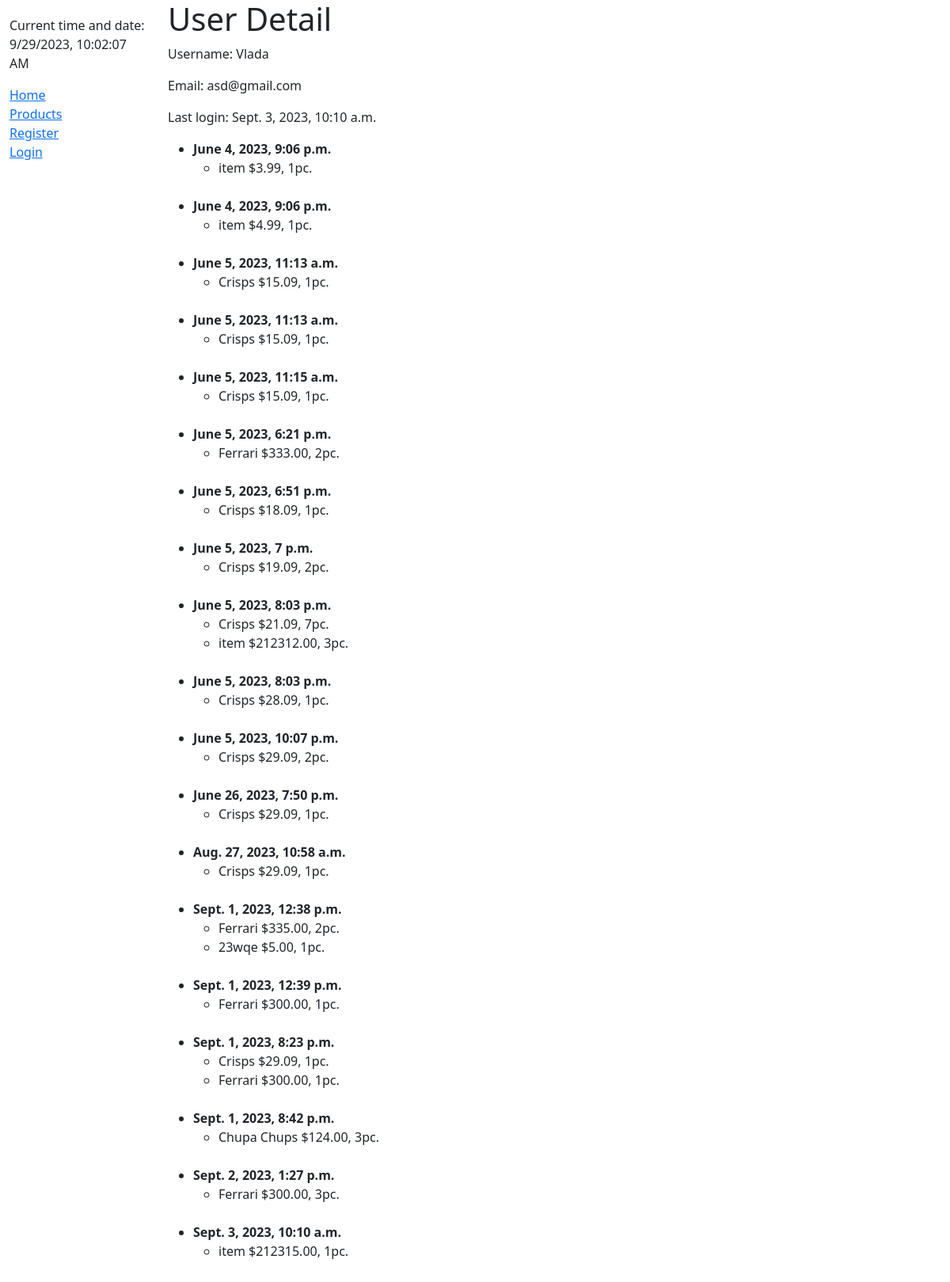
Page /client_list/client_detail/11/ on the committed database.
### order/models.py (models this page shows, shortened)
class Order(models.Model):
    client = models.CharField(max_length=50, help_text='Enter name')
    created = models.DateTimeField(auto_now_add=True)

### client_list/views.py (the view)
# urls.py: path('client_detail/<int:client_id>/', views.client_detail, name='client_detail'),
def client_detail(request, client_id):
    usrs = User.objects.all()
    usr = usrs.filter(id=client_id).first()
    orders = Order.objects.filter(client=usr.username).prefetch_related('items')
    orders_list = [
        {
            'order': order.created,
            'order_items': [[item.product.title.__str__() + ' $' + item.price.__str__() + ', ' + item.quantity.__str__() + 'pc.'] for item in order.items.all()]
        }
        for order in orders
    ]
    a = 5
    return render(request, 'client_list/client_detail.html', {'usr': usr, 'ordrs': orders_list})

### cart/context_processors.py (called while the page is built)
def cart(request):
    return {'cart': Cart(request)}

### client_list/templates/client_list/client_detail.html
{% extends "base.html" %}
{% block content %}
    <h1>User Detail</h1>
    <p>Username: {{ usr.username }}</p>
    <p>Email: {{ usr.email }}</p>
    <p>Last login: {{ usr.last_login }}</p>
    <ul>
        {% for item in ordrs %}
            <li>
            <strong>{{ item.order }}</strong>
                <ul>
                    {% for item in item.order_items %}
                        <li>{{ item.0 }}</li>
                    {% endfor %}
                </ul>
            </li>
            <br>
        {% endfor %}
    </ul>
{% endblock %}

### rows in the picture
Order: order "June 4, 2023, 9:06 p.m."
Order: order "June 4, 2023, 9:06 p.m."
Order: order "June 5, 2023, 11:13 a.m."
Order: order "June 5, 2023, 11:13 a.m."
Order: order "June 5, 2023, 11:15 a.m."
Order: order "June 5, 2023, 6:21 p.m."
Order: order "June 5, 2023, 6:51 p.m."
Order: order "June 5, 2023, 7 p.m."
Order: order "June 5, 2023, 8:03 p.m."
Order: order "June 5, 2023, 8:03 p.m."
Order: order "June 5, 2023, 10:07 p.m."
Order: order "June 26, 2023, 7:50 p.m."
Order: order "Aug. 27, 2023, 10:58 a.m."
Order: order "Sept. 1, 2023, 12:38 p.m."
Order: order "Sept. 1, 2023, 12:39 p.m."
Order: order "Sept. 1, 2023, 8:23 p.m."
Order: order "Sept. 1, 2023, 8:42 p.m."
Order: order "Sept. 2, 2023, 1:27 p.m."
Order: order "Sept. 3, 2023, 10:10 a.m."

### other values in the picture
{{ usr.username }} "Vlada"
{{ usr.email }} "asd@gmail.com"
{{ usr.last_login }} "Sept. 3, 2023, 10:10 a.m."
{{ item.0 }} "item $3.99, 1pc." "item $4.99, 1pc." "Crisps $15.09, 1pc." "Crisps $15.09, 1pc." "Crisps $15.09, 1pc." "Ferrari $333.00, 2pc." "Crisps $18.09, 1pc." "Crisps $19.09, 2pc." "Crisps $21.09, 7pc." "item $212312.00, 3pc." "Crisps $28.09, 1pc." "Crisps $29.09, 2pc." "Crisps $29.09, 1pc." "Crisps $29.09, 1pc." "Ferrari $335.00, 2pc." "23wqe $5.00, 1pc." "Ferrari $300.00, 1pc." "Crisps $29.09, 1pc." "Ferrari $300.00, 1pc." "Chupa Chups $124.00, 3pc." "Ferrari $300.00, 3pc." "item $212315.00, 1pc."
